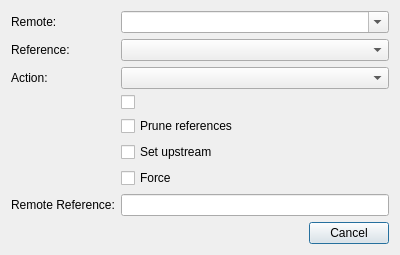
<?xml version="1.0" encoding="UTF-8"?>
<ui version="4.0">
 <class>RemoteDialog</class>
 <widget class="QDialog" name="RemoteDialog">
  <property name="minimumSize">
   <size>
    <width>400</width>
    <height>0</height>
   </size>
  </property>
  <layout class="QVBoxLayout" name="verticalLayout">
   <item>
    <layout class="QFormLayout" name="formLayout">
     <property name="fieldGrowthPolicy">
      <enum>QFormLayout::AllNonFixedFieldsGrow</enum>
     </property>
     <item row="0" column="0">
      <widget class="QLabel" name="label">
       <property name="text">
        <string>Remote:</string>
       </property>
      </widget>
     </item>
     <item row="0" column="1">
      <widget class="QComboBox" name="mRemotes">
       <property name="editable">
        <bool>true</bool>
       </property>
       <property name="minimumContentsLength">
        <number>16</number>
       </property>
      </widget>
     </item>
     <item row="1" column="0">
      <widget class="QLabel" name="label_2">
       <property name="text">
        <string>Reference:</string>
       </property>
      </widget>
     </item>
     <item row="1" column="1">
      <widget class="ReferenceList" name="mRefs"/>
     </item>
     <item row="2" column="0">
      <widget class="QLabel" name="label_3">
       <property name="text">
        <string>Action:</string>
       </property>
      </widget>
     </item>
     <item row="2" column="1">
      <widget class="QComboBox" name="mAction"/>
     </item>
     <item row="3" column="1">
      <widget class="QCheckBox" name="mTags"/>
     </item>
     <item row="4" column="1">
      <widget class="QCheckBox" name="mPrune">
       <property name="text">
        <string>Prune references</string>
       </property>
      </widget>
     </item>
     <item row="5" column="1">
      <widget class="QCheckBox" name="mSetUpstream">
       <property name="text">
        <string>Set upstream</string>
       </property>
      </widget>
     </item>
     <item row="6" column="1">
      <widget class="QCheckBox" name="mForce">
       <property name="text">
        <string>Force</string>
       </property>
      </widget>
     </item>
     <item row="7" column="0">
      <widget class="QLabel" name="label_4">
       <property name="text">
        <string>Remote Reference:</string>
       </property>
      </widget>
     </item>
     <item row="7" column="1">
      <widget class="QLineEdit" name="mRemoteRef"/>
     </item>
    </layout>
   </item>
   <item>
    <widget class="QDialogButtonBox" name="mButtons">
     <property name="orientation">
      <enum>Qt::Horizontal</enum>
     </property>
     <property name="standardButtons">
      <set>QDialogButtonBox::Cancel</set>
     </property>
    </widget>
   </item>
  </layout>
 </widget>
 <customwidgets>
  <customwidget>
   <class>ReferenceList</class>
   <extends>QComboBox</extends>
   <header>ui/references/ReferenceList.h</header>
  </customwidget>
 </customwidgets>
 <resources/>
 <connections/>
</ui>
